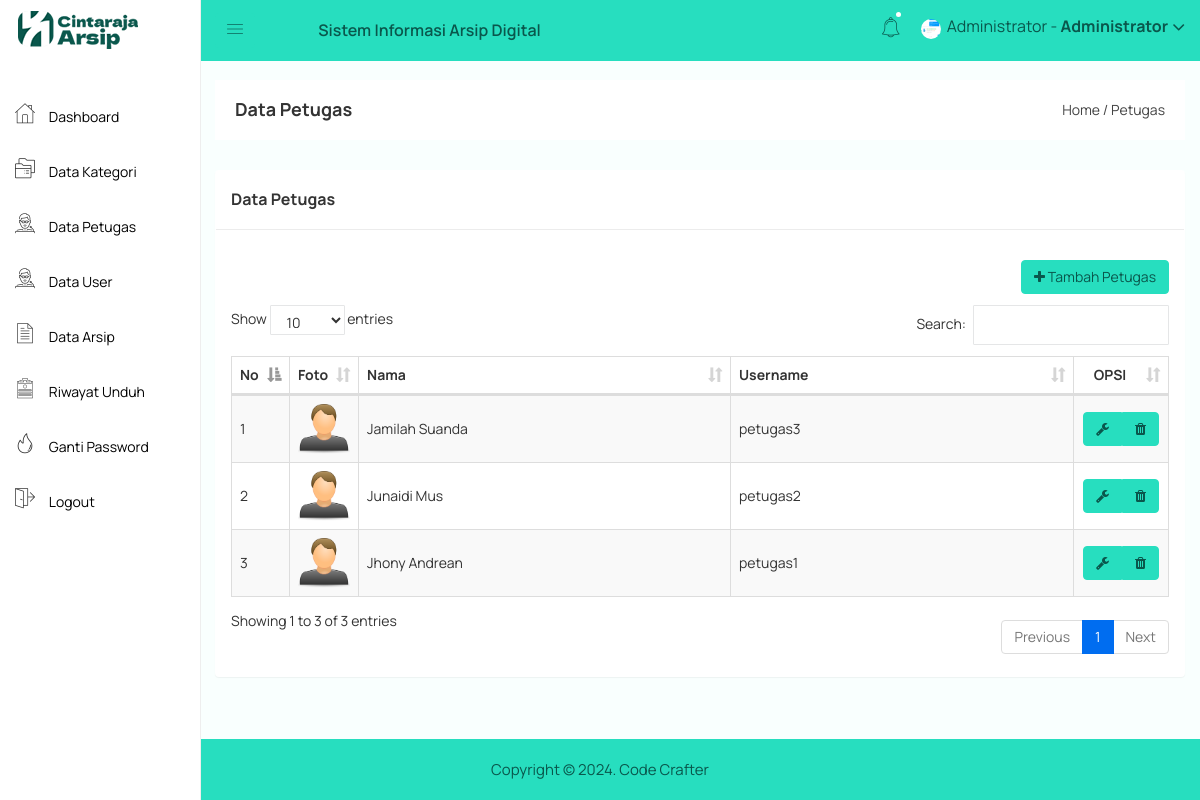
The app's page /admin/petugas.php (signed in), older data.
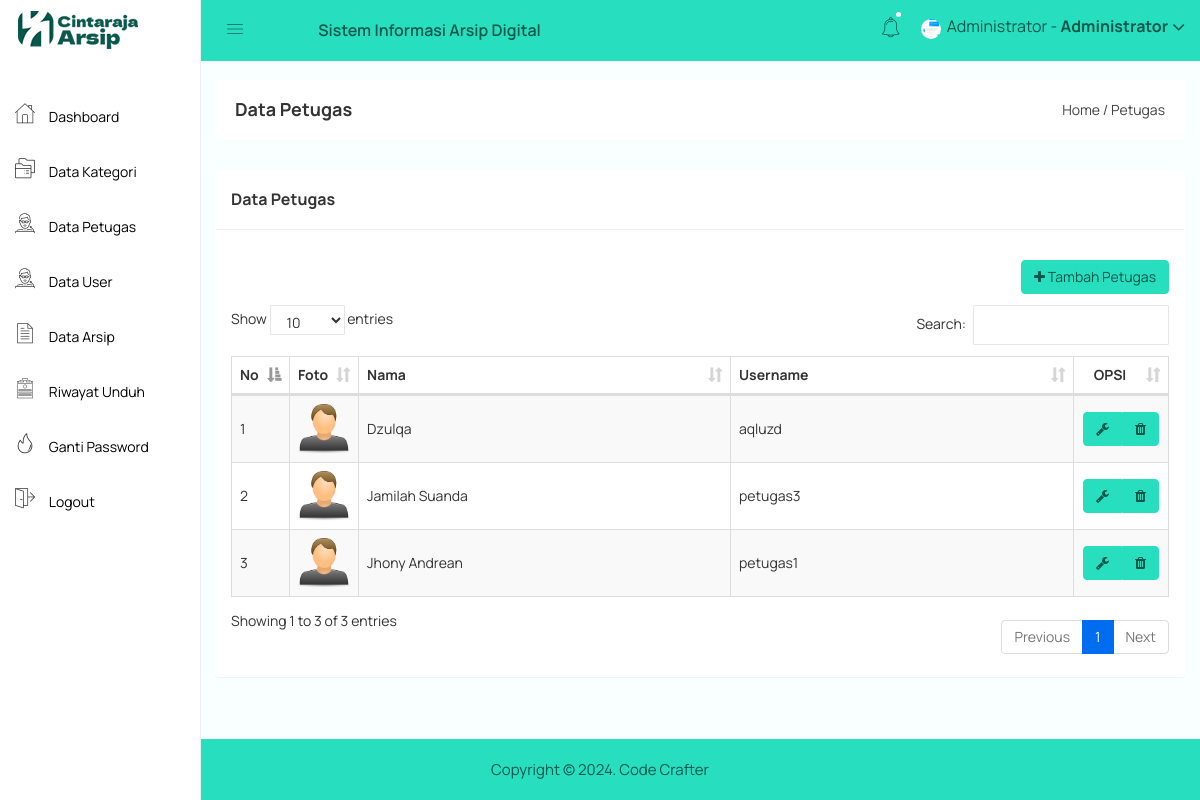
The same page, newer data.
### tables this page shows
CREATE TABLE `petugas` (
  `petugas_id` int(11) NOT NULL,
  `petugas_nama` varchar(255) NOT NULL,
  `petugas_username` varchar(255) NOT NULL,
  `petugas_password` varchar(255) NOT NULL,
  `petugas_foto` varchar(255) NOT NULL
);

### admin/petugas.php (the view, shortened to what this page needs)
<?php include 'header.php'; ?>
<div class="breadcome-area">
    <div class="container-fluid">
        <div class="row">
            <div class="col-lg-12 col-md-12 col-sm-12 col-xs-12">
                <div class="breadcome-list">
                    <div class="row">
                        <div class="col-lg-6 col-md-6 col-sm-6 col-xs-12">
                            <div class="breadcome-heading">
                                <h4 style="margin-bottom: 0px">Data Petugas</h4>
                            </div>
                        </div>
                        <div class="col-lg-6 col-md-6 col-sm-6 col-xs-12">
                            <ul class="breadcome-menu" style="padding-top: 0px">
                                <li><a href="#">Home</a> <span class="bread-slash">/</span></li>
                                <li><span class="bread-blod">Petugas</span></li>
                            </ul>
                        </div>
                    </div>
                </div>
            </div>
        </div>
    </div>
</div>
<div class="container-fluid">
    <div class="panel panel">
        <div class="panel-heading">
            <h3 class="panel-title">Data Petugas</h3>
        </div>
        <div class="panel-body">
            <div class="pull-right">
                <a href="petugas_tambah.php" class="btn btn-primary"><i class="fa fa-plus"></i> Tambah Petugas</a>
            </div>
            <br>
            <br>
            <br>
            <table id="table" class="table table-bordered table-striped table-hover table-datatable">
                <thead>
                    <tr>
                        <th width="1%">No</th>
                        <th width="5%">Foto</th>
                        <th>Nama</th>
                        <th>Username</th>
                        <th class="text-center" width="10%">OPSI</th>
                    </tr>
                </thead>
                <tbody>
                    <?php
                    include '../koneksi.php';
                    $no = 1;
                    $petugas = mysqli_query($koneksi,"SELECT * FROM petugas ORDER BY petugas_id DESC");
                    while($p = mysqli_fetch_array($petugas)){
                        ?>
                        <tr>
                            <td><?php echo $no++; ?></td>
                            <td>
                                <?php
                                if($p['petugas_foto'] == ""){
                                    ?>
                                    <img class="img-user" src="../gambar/sistem/user.png">
                                    <?php
                                }else{
                                    ?>
                                    <img class="img-user" src="../gambar/petugas/<?php echo $p['petugas_foto']; ?>">
                                    <?php
                                }
                                ?>
                            </td>
                            <td><?php echo $p['petugas_nama'] ?></td>
                            <td><?php echo $p['petugas_username'] ?></td>
                            <td class="text-center">
                                <div class="btn-group">
                                    <a href="petugas_edit.php?id=<?php echo $p['petugas_id']; ?>" class="btn btn-default"><i class="fa fa-wrench"></i></a>
                                    <a href="petugas_hapus.php?id=<?php echo $p['petugas_id']; ?>" class="btn btn-default"><i class="fa fa-trash"></i></a>
                                </div>
                            </td>
                        </tr>
                        <?php
                    }
                    ?>
                </tbody>
            </table>
        </div>
    </div>
</div>
<?php include 'footer.php'; ?>

Row changes from the older to the newer data that the page shows:
removed petugas: petugas_nama "Junaidi Mus", petugas_username "petugas2"
added petugas: petugas_nama "Dzulqa", petugas_username "aqluzd"
